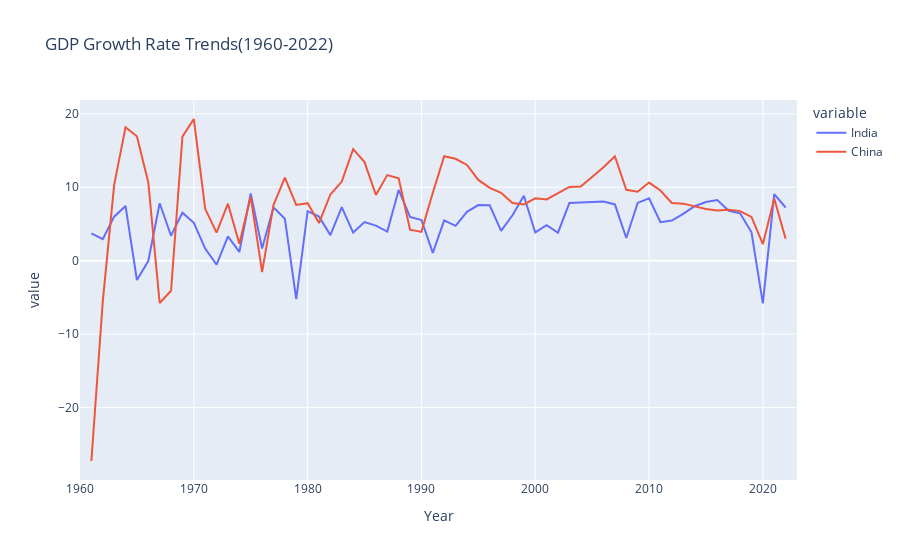

The cell this chart's notebook holds for it:
### Code cell
fig = px.line(GDP_GROWTH_RATE ,x="Year", y=['India','China'],title='GDP Growth Rate Trends(1960-2022)')
fig.show()

### Figure 1 — Plotly figure (JSON) as saved in the notebook; plotly's stock layout.template omitted (floating-point values rounded to 4 significant figures)
{"data": [{"hovertemplate": "variable=India<br>Year=%{x}<br>value=%{y}<extra></extra>", "legendgroup": "India", "line": {"color": "#636efa", "dash": "solid"}, "marker": {"symbol": "circle"}, "mode": "lines", "name": "India", "orientation": "v", "showlegend": true, "type": "scatter", "x": [1960, 1961, 1962, 1963, 1964, 1965, 1966, 1967, 1968, 1969, 1970, 1971, 1972, 1973, 1974, 1975, 1976, 1977, 1978, 1979, 1980, 1981, 1982, 1983, 1984, 1985, 1986, 1987, 1988, 1989, 1990, 1991, 1992, 1993, 1994, 1995, 1996, 1997, 1998, 1999, 2000, 2001, 2002, 2003, 2004, 2005, 2006, 2007, 2008, 2009, 2010, 2011, 2012, 2013, 2014, 2015, 2016, 2017, 2018, 2019, 2020, 2021, 2022, 2023], "xaxis": "x", "y": [null, 3.723, 2.931, 5.994, 7.453, -2.636, -0.05533, 7.826, 3.388, 6.54, 5.157, 1.643, -0.5533, 3.296, 1.185, 9.15, 1.663, 7.255, 5.713, -5.238, 6.736, 6.006, 3.476, 7.289, 3.821, 5.254, 4.777, 3.965, 9.628, 5.947, 5.533, 1.057, 5.482, 4.751, 6.659, 7.574, 7.55, 4.05, 6.184, 8.846, 3.841, 4.824, 3.804, 7.86, 7.923, 7.923, 8.061, 7.661, 3.087, 7.862, 8.498, 5.241, 5.456, 6.386, 7.41, 7.996, 8.256, 6.795, 6.454, 3.871, -5.831, 9.05, 7.24, null], "yaxis": "y"}, {"hovertemplate": "variable=China<br>Year=%{x}<br>value=%{y}<extra></extra>", "legendgroup": "China", "line": {"color": "#EF553B", "dash": "solid"}, "marker": {"symbol": "circle"}, "mode": "lines", "name": "China", "orientation": "v", "showlegend": true, "type": "scatter", "x": [1960, 1961, 1962, 1963, 1964, 1965, 1966, 1967, 1968, 1969, 1970, 1971, 1972, 1973, 1974, 1975, 1976, 1977, 1978, 1979, 1980, 1981, 1982, 1983, 1984, 1985, 1986, 1987, 1988, 1989, 1990, 1991, 1992, 1993, 1994, 1995, 1996, 1997, 1998, 1999, 2000, 2001, 2002, 2003, 2004, 2005, 2006, 2007, 2008, 2009, 2010, 2011, 2012, 2013, 2014, 2015, 2016, 2017, 2018, 2019, 2020, 2021, 2022, 2023], "xaxis": "x", "y": [null, -27.3, -5.58, 10.3, 18.18, 16.95, 10.65, -5.77, -4.1, 16.9, 19.3, 7.06, 3.81, 7.76, 2.31, 8.72, -1.57, 7.57, 11.33, 7.591, 7.834, 5.113, 9.017, 10.77, 15.19, 13.43, 8.95, 11.66, 11.22, 4.21, 3.92, 9.263, 14.22, 13.88, 13.04, 11, 9.92, 9.24, 7.846, 7.662, 8.49, 8.336, 9.134, 10.04, 10.11, 11.39, 12.72, 14.23, 9.651, 9.399, 10.64, 9.551, 7.864, 7.766, 7.426, 7.04, 6.849, 6.947, 6.75, 5.951, 2.239, 8.45, 2.99, null], "yaxis": "y"}], "layout": {"legend": {"title": {"text": "variable"}, "tracegroupgap": 0}, "title": {"text": "GDP Growth Rate Trends(1960-2022)"}, "xaxis": {"anchor": "y", "domain": [0, 1], "title": {"text": "Year"}}, "yaxis": {"anchor": "x", "domain": [0, 1], "title": {"text": "value"}}}}
